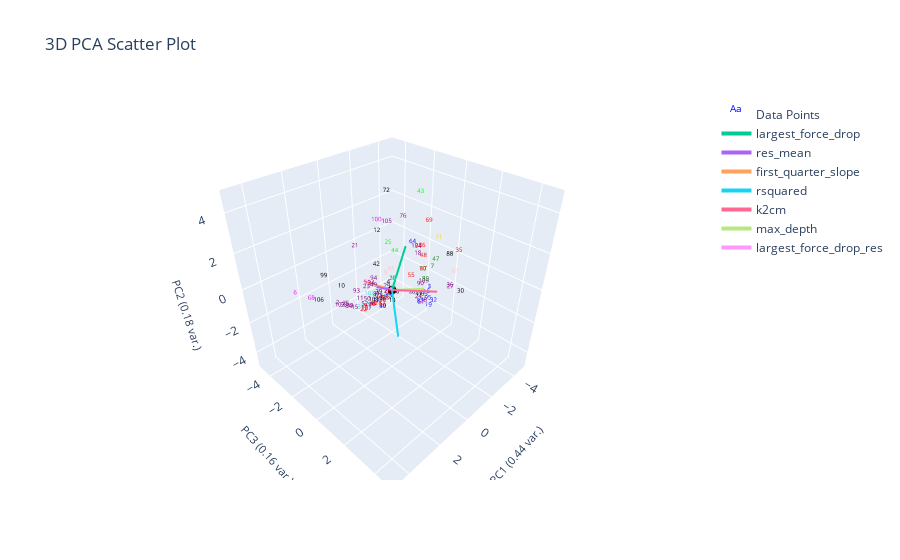

The code cell stored with this chart in its notebook:
### Markdown cell above
# Radius Neighbors Classifier
- Within radius r, assing query point to highest frequency label
- Good for when data isn't uniformly distributed (clusters have different densities)

### Code cell
from sklearn.neighbors import RadiusNeighborsClassifier


X = plotting.extract_numerical_features(marions_labeled_data).values.tolist()
y = marions_labeled_data[f'{ylabel_name}_nums'].values.tolist()
rn = RadiusNeighborsClassifier(radius=1.5, outlier_label=-1)
rn.fit(X,y)
rn_predictions = pd.Series(rn.predict(clustering_features.values))

rn_actual = marions_labeled_data[f'{ylabel_name}_nums']
rn_changed_ylabel_idxs = find_changed_ylabel_data(rn_predictions, rn_actual)
rn_corrected_predictions = correct_pseudo_ylabels_to_actual(rn_predictions, rn_actual, rn_changed_ylabel_idxs)

plotting.plot_cluster_subplots(rn_corrected_predictions, curve_data, 
                                  clustering_method="Nearest Centroid", 
                                  cluster_category_names=cluster_num_to_ylabel,
                                  bold_idxs=rn_actual.index
                                  )
plotting.plot_cluster_subplots(rn_predictions, curve_data,
                                  clustering_method="Nearest Centroid", 
                                  cluster_category_names=cluster_num_to_ylabel,
                                  pseudo_corrections=rn_corrected_predictions,
                                  bold_idxs=rn_actual.index
                                  )
plotting.plot_pca(clustering_features, rn_predictions, 3, 
                  graph_title=f'',
                  ylabel_name=ylabel_name,)

### Figure 1 — Plotly figure (JSON) as saved in the notebook; plotly's stock layout.template omitted (floating-point values rounded to 4 significant figures)
{"data": [{"mode": "text", "name": "Data Points", "text": ["0", "1", "2", "3", "4", "5", "6", "7", "8", "9", "10", "11", "12", "13", "14", "15", "16", "17", "18", "19", "20", "21", "22", "23", "24", "25", "26", "27", "28", "29", "30", "31", "32", "33", "34", "35", "36", "37", "38", "39", "40", "41", "42", "43", "44", "45", "46", "47", "48", "49", "50", "51", "52", "53", "54", "55", "56", "57", "58", "59", "60", "61", "62", "63", "64", "65", "66", "67", "68", "69", "70", "71", "72", "73", "74", "75", "76", "77", "78", "79", "80", "81", "82", "83", "84", "85", "86", "87", "88", "89", "90", "91", "92", "93", "94", "95", "96", "97", "98", "99", "100", "101", "102", "103", "104", "105", "106", "107", "108", "109"], "textfont": {"color": ["blue", "red", "purple", "blue", "black", "blue", "magenta", "green", "red", "pink", "black", "purple", "black", "pink", "black", "purple", "purple", "blue", "purple", "blue", "red", "purple", "red", "purple", "purple", "lime", "turquoise", "purple", "red", "blue", "black", "turquoise", "blue", "purple", "purple", "red", "purple", "turquoise", "purple", "black", "blue", "black", "black", "lime", "lime", "blue", "red", "green", "red", "purple", "purple", "magenta", "purple", "pink", "blue", "red", "blue", "purple", "red", "blue", "turquoise", "pink", "red", "blue", "blue", "blue", "orange", "red", "magenta", "red", "green", "gold", "black", "purple", "red", "purple", "purple", "turquoise", "purple", "pink", "purple", "blue", "red", "blue", "purple", "pink", "red", "blue", "black", "green", "purple", "red", "blue", "purple", "purple", "blue", "black", "green", "purple", "black", "magenta", "black", "purple", "turquoise", "purple", "purple", "black", "purple", "orange", "purple"], "size": 6}, "type": "scatter3d", "x": [-0.03327, 1.781, 3.057, -0.9405, -0.1856, -0.9851, 5.014, -1.43, 0.9821, -1.239, 3.077, 2.344, -1.113, -0.906, -0.3079, 2.305, 1.836, 0.3269, -1.207, -1.064, -0.9912, 1.423, 2.452, 1.914, -1.869, -1.296, 0.3352, -1.248, 0.6168, -0.7313, -0.7576, 1.487, -0.848, 2.423, 1.231, -2.252, -1.328, 0.4237, -1.762, 0.5296, 0.4882, -0.4859, -0.3195, -4.632, -1.465, -0.07818, 1.659, -0.9776, -2.993, 1.287, 2.011, 1.577, 1.875, -0.1151, -0.1276, -1.24, -0.4333, -1.982, 0.9004, 0.4076, 0.2126, -0.8113, 1.631, -0.09548, -1.232, -1.198, 0.6104, -1.173, 4.577, -3.167, -1.698, -2.681, -1.536, 1.006, -3.104, 2.404, -2.735, 1.28, -1.605, -1.156, -2.063, 0.6116, 1.244, 0.694, 2.019, -1.465, -2.348, -1.021, -1.628, -0.2923, -1.711, 1.753, 0.254, 2.0, 0.6205, -1.21, -0.8046, -1.665, 2.727, 3.252, -0.7016, 0.9587, 2.845, 1.022, -1.652, -1.575, 3.334, 1.665, -0.3145, -2.501], "y": [-0.684, 0.675, -0.2976, 1.501, -0.44, 1.448, -0.3518, 1.224, 0.5023, -1.732, 0.1071, 0.3651, -2.174, -0.9901, -0.2722, -0.04634, 0.593, -0.7762, 0.4955, 1.427, -0.9537, -0.9116, 0.7207, 0.3401, 0.06284, -1.579, -0.0289, 2.479, 0.3131, -1.1, 3.398, -0.6546, 1.883, -0.2501, -0.103, 2.049, 2.39, 0.4585, 0.5068, -0.3676, -0.1532, 1.248, -1.423, -2.488, -1.281, -0.3365, 0.4562, 1.757, -0.6873, 0.1023, 0.4749, -0.01393, 0.1391, 1.948, -0.7932, 0.08713, -0.7436, 0.1742, 0.4749, -0.237, 0.3004, 2.973, 0.5108, -0.7279, 0.1245, 1.013, -0.2204, 0.9082, 0.0615, -0.5635, 0.4111, 0.4737, -1.924, 0.1743, -1.163, -0.5544, -1.948, -0.218, -0.1688, -0.9353, 0.1478, -0.4826, 0.5941, -0.2258, -0.8562, -1.521, -0.2537, 0.9252, 2.018, 1.801, 0.2939, 0.1353, -0.7292, -0.2446, -0.5963, 1.245, -0.5442, -0.1439, -0.2929, -0.8382, -1.741, -0.292, -0.4231, -0.4709, 0.01297, -1.946, -1.306, 0.008563, -0.5769, -0.1564], "z": [-1.305, 0.09186, 0.3082, 0.04012, -0.2868, -0.2875, 1.836, 0.8122, -0.2549, -0.8777, 1.407, 0.5153, 1.515, -1.21, -1.393, -0.2413, 0.01775, -1.338, 1.312, -1.152, -0.7228, 2.231, 0.1526, 0.9027, -1.797, 0.9997, -0.714, 0.379, -0.05588, -1.147, 0.8663, -1.025, -0.5064, -0.198, 0.5273, 1.682, 0.3771, 0.1328, -1.743, -0.4779, -1.237, -0.259, 0.2245, 2.381, 0.579, -1.014, -0.1062, 1.651, -0.1254, 0.5567, 0.3593, 0.7777, -0.178, -0.1909, -1.448, -0.1542, -1.27, -2.169, -0.1954, -1.343, 0.4986, 1.658, -0.08524, -1.369, 1.77, -0.7911, -0.6752, 0.6512, 1.555, 1.907, 0.1566, 1.558, 3.588, -0.143, 0.191, -0.2501, 1.802, -0.757, -1.487, -1.557, -1.557, -0.6178, -0.2326, -0.8183, -0.7831, -0.6229, 0.9353, -1.167, 1.745, 0.945, -0.7852, -0.3665, -1.083, 0.4107, 0.249, -0.8989, -1.252, -1.504, -0.001534, 1.556, 2.417, -0.6596, -0.01579, -0.3727, 1.309, 1.928, 0.04688, -0.6278, -1.36, -1.249]}, {"marker": {"color": "black", "size": 3}, "mode": "markers", "name": "Origin", "showlegend": false, "type": "scatter3d", "x": [0], "y": [0], "z": [0]}, {"line": {"width": 4}, "mode": "lines+text", "name": "largest_force_drop", "textposition": "top center", "type": "scatter3d", "x": [0, -1.088], "y": [0, -0.1926], "z": [0, 1.862]}, {"line": {"width": 4}, "mode": "lines+text", "name": "res_mean", "textposition": "top center", "type": "scatter3d", "x": [0, 1.379], "y": [0, 0.4203], "z": [0, 1.061]}, {"line": {"width": 4}, "mode": "lines+text", "name": "first_quarter_slope", "textposition": "top center", "type": "scatter3d", "x": [0, 1.255], "y": [0, -0.5543], "z": [0, 0.8502]}, {"line": {"width": 4}, "mode": "lines+text", "name": "rsquared", "textposition": "top center", "type": "scatter3d", "x": [0, 1.032], "y": [0, 1.434], "z": [0, -1.4]}, {"line": {"width": 4}, "mode": "lines+text", "name": "k2cm", "textposition": "top center", "type": "scatter3d", "x": [0, -0.6366], "y": [0, 2.204], "z": [0, 0.6896]}, {"line": {"width": 4}, "mode": "lines+text", "name": "max_depth", "textposition": "top center", "type": "scatter3d", "x": [0, -1.351], "y": [0, 0.8329], "z": [0, -0.1869]}, {"line": {"width": 4}, "mode": "lines+text", "name": "largest_force_drop_res", "textposition": "top center", "type": "scatter3d", "x": [0, 1.022], "y": [0, 0.9337], "z": [0, 1.101]}], "layout": {"autosize": true, "scene": {"aspectmode": "cube", "xaxis": {"range": [-5.014, 5.014], "title": {"font": {"size": 11}, "text": "PC1 (0.44 var.)"}}, "yaxis": {"range": [-5.014, 5.014], "title": {"font": {"size": 11}, "text": "PC3 (0.16 var.)"}}, "zaxis": {"range": [-5.014, 5.014], "title": {"font": {"size": 11}, "text": "PC2 (0.18 var.)"}}}, "title": {"text": "3D PCA Scatter Plot"}}}
